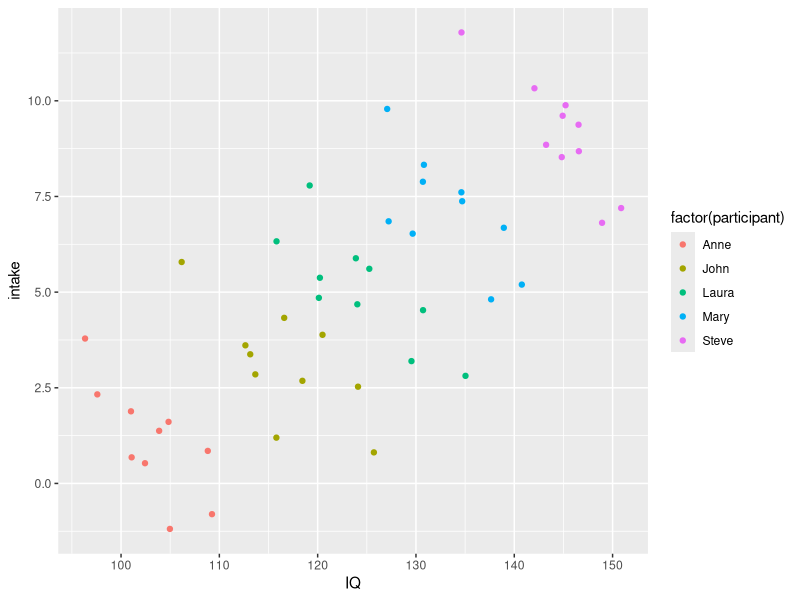

The R script that drew this image:
library(tidyverse)

n_part <- 5
n_obs <- 10
mu_00 <- 100
mu_01 <- 5 #between-person effect
mu_10 <- -2 #withinperson effect

nonindependence_df <- tibble(
  participant = c("Anne", "John", "Laura", "Mary", "Steve"),
  intake_mean = seq(from = 1, to = 10, by = 2),
  u0 = rnorm(n_part, 0, 2)
) |>
  mutate(
    IQ_baseline = mu_00 + mu_01 * intake_mean + u0,
    β_within = mu_10
  ) |>
  mutate(obs = list(1:n_obs)) |>
  unnest(obs) |>
  mutate(
    intake = intake_mean + rnorm(n_obs, 0, 2),
    dev_intake = intake - intake_mean,
    IQ = IQ_baseline + β_within * dev_intake + rnorm(n(), 0, 3)
  )

nonindependence_df |>
  ggplot() +
  aes(x = IQ, y = intake, colour = factor(participant)) +
  geom_point()
